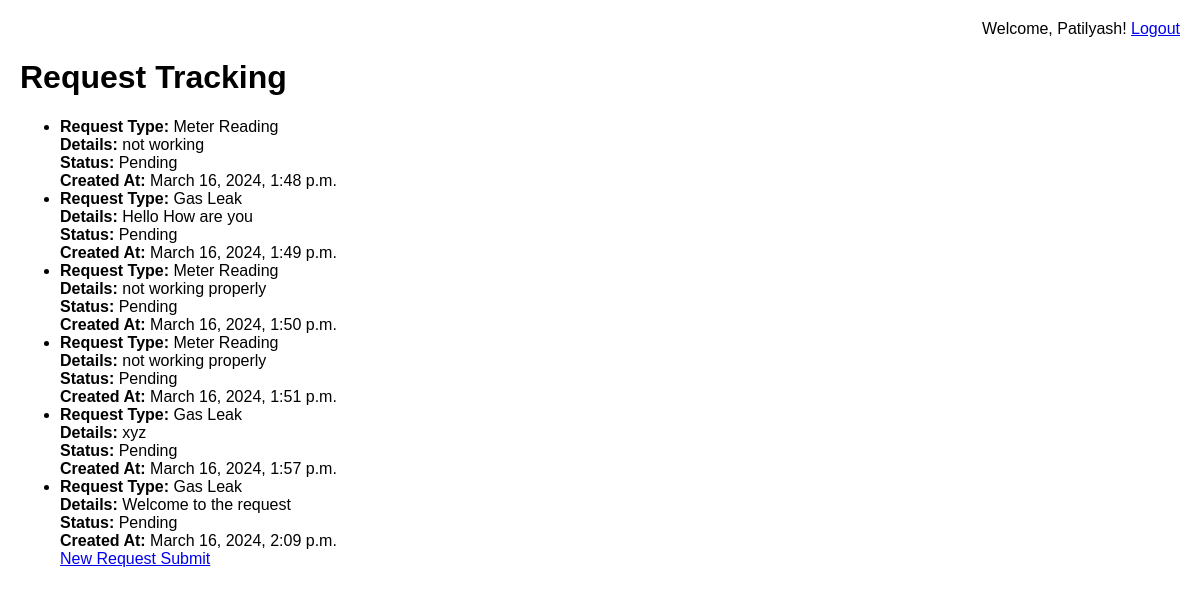
The page /track/ (signed in) on the database its author committed.
### myapp/models.py (models this page shows, shortened)
class ServiceRequest(models.Model):
    user = models.ForeignKey(User, on_delete=models.CASCADE)
    request_type = models.CharField(max_length=100)
    details = models.TextField()
    status = models.CharField(max_length=20, default='Pending')
    created_at = models.DateTimeField(auto_now_add=True)
    resolved_at = models.DateTimeField(null=True, blank=True)

### myapp/views.py (the view)
# urls.py: path('track/', views.request_tracking, name='request_tracking'),
@login_required
def request_tracking(request):
    user_requests = ServiceRequest.objects.filter(user=request.user)
    return render(request, 'myapp/request_tracking.html', {'user_requests': user_requests})

### myapp/templates/myapp/request_tracking.html (shortened to what this page needs)
{% extends "base.html" %}
    {% block content %}
    <h1>Request Tracking</h1>
    <ul>
        {% for request in user_requests %}
            <li>
                <strong>Request Type:</strong> {{ request.request_type }}<br>
                <strong>Details:</strong> {{ request.details }}<br>
                <strong>Status:</strong> {{ request.status }}<br>
                <strong>Created At:</strong> {{ request.created_at }}<br>
            </li>
        {% empty %}
            <li>No requests found.</li>
        {% endfor %}
        <a href="{% url 'submit_request' %}">New Request Submit</a>
        {% endblock content %}

### myapp/templates/base.html (shortened to what this page needs)
{% load static %}
<!DOCTYPE html>
<html lang="en">
  <head>
    <link rel="stylesheet" href="{% static 'css/styles.css' %}" />
  </head>
  <body>
   <div style="text-align: right">
  {% if user.is_authenticated %}
  <span>Welcome, {{ user.username }}! </span>
  <a href="{% url 'logout' %}">Logout</a>
  {% else %}
  <a href="{% url 'login' %}">Login</a> |
  <a href="{% url 'register' %}">Register</a>
  {% endif %}
</div>
    {% block content %} {% endblock %}
  </body>
</html>

### myapp/static/css/styles.css (style rules this page uses)
body { font-family: Arial, sans-serif; margin: 20px; }

### rows shown on the page
ServiceRequest: request_type "Meter Reading", details "not working", status "Pending", created_at "March 16, 2024, 1:48 p.m."
ServiceRequest: request_type "Gas Leak", details "Hello How are you", status "Pending", created_at "March 16, 2024, 1:49 p.m."
ServiceRequest: request_type "Meter Reading", details "not working properly", status "Pending", created_at "March 16, 2024, 1:50 p.m."
ServiceRequest: request_type "Meter Reading", details "not working properly", status "Pending", created_at "March 16, 2024, 1:51 p.m."
ServiceRequest: request_type "Gas Leak", details "xyz", status "Pending", created_at "March 16, 2024, 1:57 p.m."
ServiceRequest: request_type "Gas Leak", details "Welcome to the request", status "Pending", created_at "March 16, 2024, 2:09 p.m."

### other values the page prints
{{ user.username }} "Patilyash"
